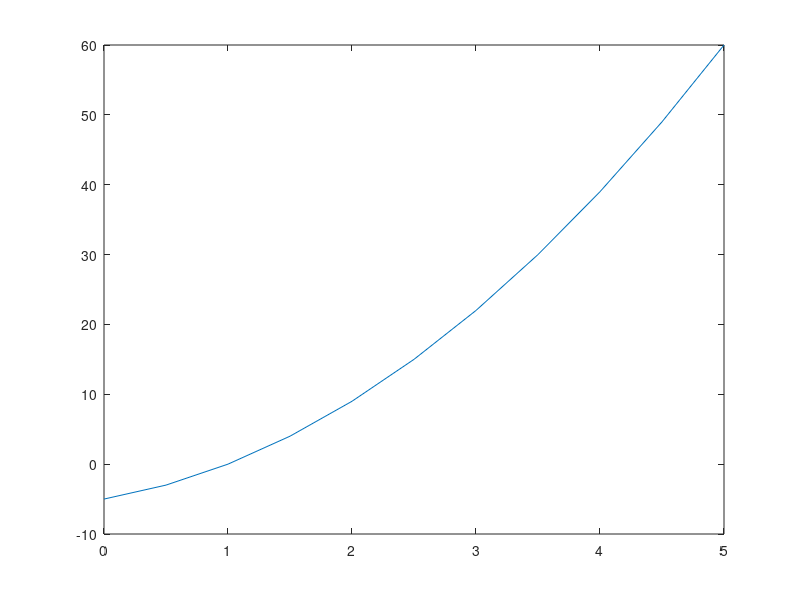

Recreate this plot in MATLAB.
a = [0:0.5:5];
b = 2*a.^2 + 3*a -5;
plot(a,b)
%Remarks:
%(1) In "plot(a,b)", the array "a" should contain the data of the coordinate or "grid point)
%on the x-axis and "b" should be the corresponding values on the y-axis.
%(2) After a plot is made, it can be further modified by using the interactive tool for
%graphics. For example, the labels of the x and y axes can be manually added to the plot.
%(3) The plot can be saved in various formats (jpg, tif, eps, etc.).
